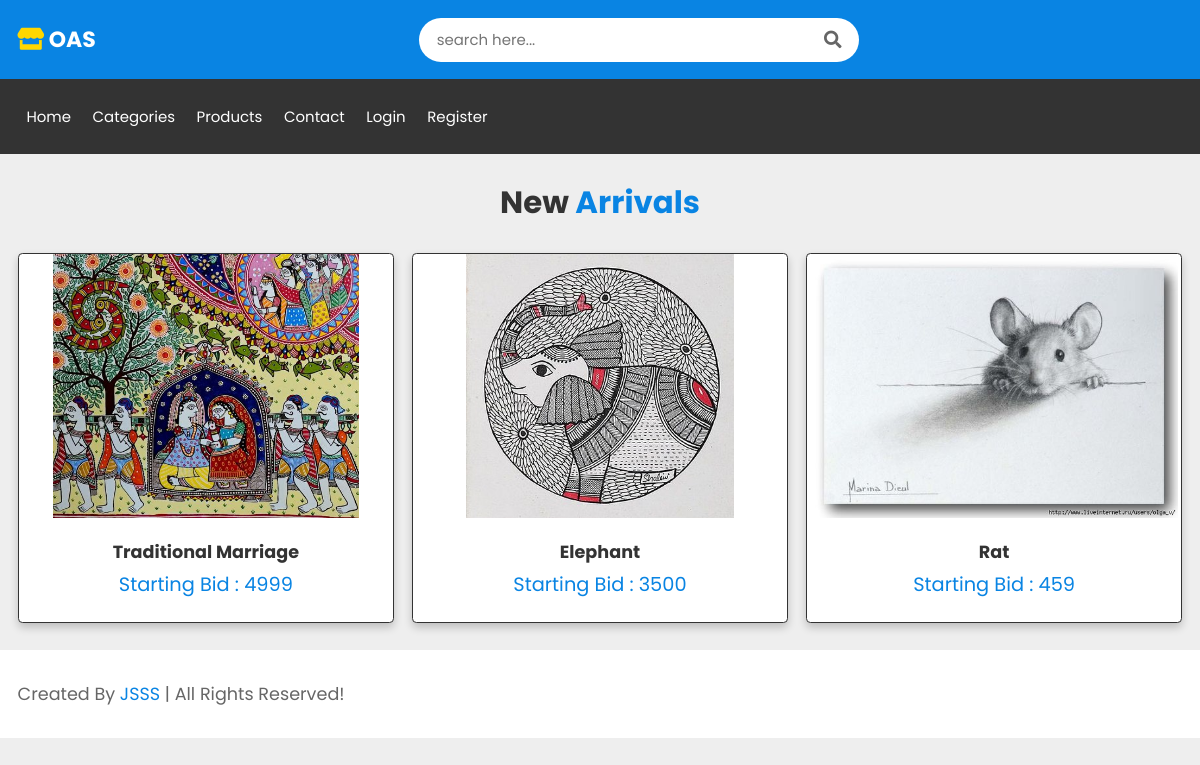
Page /Home.php on the committed database.
### tables this page shows
CREATE TABLE `product` (
  `id` int(11) NOT NULL,
  `categories_id` int(11) NOT NULL,
  `name` varchar(255) NOT NULL,
  `image` varchar(255) NOT NULL,
  `starting_price` float NOT NULL,
  `description` text NOT NULL,
  `status` tinyint(4) NOT NULL,
  `due_date` date NOT NULL
);

### functions.inc.php (called while the page is built, shortened)
<?php
function get_product($con,$limit='',$cat_id='',$product_id='',$search_str='',$sort_order=''){
	$sql=" select * from product where status = 1 ";
	if($sort_order!=''){
     $sql.=$sort_order;
	}else
	{
     $sql.=" order by id desc";
	}
	if($limit!=''){
		$sql.=" limit $limit";
	   }
	$res=mysqli_query($con,$sql);
	$data=array();
	while($row=mysqli_fetch_assoc($res)){
		$data[]=$row;
	}
	return $data;
}
?>

### Home.php (the view, shortened to what this page needs)
<?php
require('connection.inc.php');
require('functions.inc.php');
?>
<!DOCTYPE html>
<html lang="en">
<head>
    <link rel="stylesheet" href="https://cdnjs.cloudflare.com/ajax/libs/font-awesome/5.15.4/css/all.min.css">
    <link rel="stylesheet" href="https://unpkg.com/swiper@7/swiper-bundle.min.css" />
    <link rel="stylesheet" href="style.css">
</head>
<body>
<header class="header">
    <a href="home.php" class="logo"> <i class="fas fa-store"></i> OAS </a>
    <form action="" class="search-form">
        <input type="search" id="search-box" placeholder="search here...">
        <label for="search-box" class="fas fa-search"></label>
    </form>
</header>
<section class="quick-links">
    <div class="links">
        <a href="Home.php"> home </a>
         <a href="login_form.php"> categories </a>
        <a href="login_form.php"> products </a>
        <a href="contact.html"> contact </a>
        <a href="login_form.php"> login </a>
        <a href="register_form.php"> register </a>
    </div>
</section>
<section class="products">
<h1 class="heading" > New <span>Arrivals</span> </h1>
<div class="box-container">
<?php
     $get_product=get_product($con,3);
     foreach($get_product as $list)
      {
     ?>
    <div class="box">
        <div class="image">
            <img src= <?php echo PRODUCT_IMAGE_SITE_PATH.$list['image']?> class="main-img" alt="">
        </div>
        <div class="content">
            <h3><?php echo $list['name']?></h3>
            <div class="price">Starting Bid : <?php echo $list['starting_price']?></div>
        </div>
    </div>
    <?php } ?>
</div>
</section>
<section class="credit">
    <p> created by <span>JSSS</span> | All rights reserved! </p>
</section>
</body>
</html>

### style.css (style rules this page uses)
* { font-family: 'Poppins', sans-serif; margin: 0; padding: 0; -webkit-box-sizing: border-box; box-sizing: border-box; text-decoration: none; outline: none; border: none; text-transform: capitalize; -webkit-transition: all .2s linear; transition: all .2s linear; }
html { overflow-x: hidden; font-size: 62.5%; }
body { background: #eee; }
section { padding: 3rem 9%; }
.heading { text-align: center; margin-bottom: 3rem; font-size: 3.5rem; color: #333; }
.heading span { color: #0984e3; }
.header { position: -webkit-sticky; position: sticky; top: 0; left: 0; right: 0; z-index: 1000; background: #0984e3; display: -webkit-box; display: -ms-flexbox; display: flex; -webkit-box-align: center; -ms-flex-align: center; align-items: center; -webkit-box-pack: justify; -ms-flex-pack: justify; justify-content: space-between; padding: 1rem 9%; }
.header .logo { font-size: 2.5rem; color: #fff; font-weight: bolder; }
.header .logo i { color: gold; }
.header .search-form { border-radius: 5rem; height: 5rem; width: 50rem; padding: 0 2rem; display: -webkit-box; display: -ms-flexbox; display: flex; -webkit-box-align: center; -ms-flex-align: center; align-items: center; background: #fff; }
.header .search-form input { width: 100%; padding-right: 1rem; font-size: 1.7rem; text-transform: none; color: #666; }
.header .search-form label { font-size: 2rem; color: #666; cursor: pointer; }
.products .box-container { display: -ms-grid; display: grid; -ms-grid-columns: (minmax(31rem, 1fr))[auto-fit]; grid-template-columns: repeat(auto-fit, minmax(31rem, 1fr)); gap: 2rem; }
.products .box-container .box { border: 0.2rem solid #333; text-align: center; background: #fff; -webkit-box-shadow: 0 0.5rem 1rem rgba(0, 0, 0, 0.2); box-shadow: 0 0.5rem 1rem rgba(0, 0, 0, 0.2); border-radius: .5rem; overflow: hidden; }
.products .box-container .box .image { position: relative; }
.products .box-container .box .image img { height: 30rem; -webkit-animation: fadeIn .2s linear; animation: fadeIn .2s linear; }
.products .box-container .box .content { padding: 2rem; }
.products .box-container .box .content h3 { font-size: 2rem; color: #333; }
.products .box-container .box .content .price { font-size: 2.2rem; color: #0984e3; padding-bottom: .7rem; padding-top: .5rem; }
.quick-links { display: -webkit-box; display: -ms-flexbox; display: flex; -webkit-box-align: center; -ms-flex-align: center; align-items: center; gap: 2rem; background: #333; -webkit-box-pack: justify; -ms-flex-pack: justify; justify-content: space-between; }
.quick-links .links a { margin: 0 1rem; font-size: 1.7rem; color: #fff; }
.credit { display: -webkit-box; display: -ms-flexbox; display: flex; -webkit-box-align: center; -ms-flex-align: center; align-items: center; gap: 2rem; background: #fff; -webkit-box-pack: justify; -ms-flex-pack: justify; justify-content: space-between; }
.credit p { font-size: 2rem; color: #666; }
.credit p span { color: #0984e3; }
@media (max-width: 1200px) { html { font-size: 55%; } }
@media (max-width: 1200px) { .header { padding: 2rem; } }
@media (max-width: 1200px) { section { padding: 3rem 2rem; } }

### rows in the picture
product: image (picture), name "Traditional Marriage", starting_price "4999"
product: image (picture), name "Elephant", starting_price "3500"
product: image (picture), name "Rat", starting_price "459"
